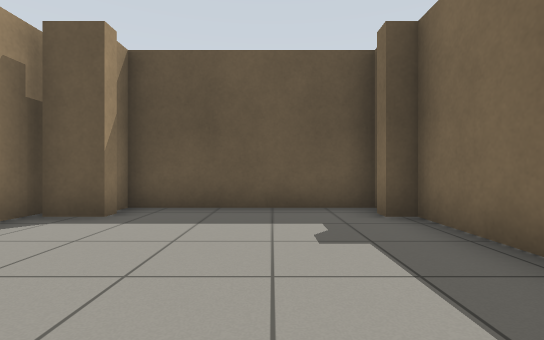
view 1 (above)

16 first-person views from a walk through a world built for the Gazebo simulator. The camera is 0.72 m above the floor, looks level and sees 85° across. The floor is counted in squares, 1 m on a side. Each view is taken from the middle of a square. On the plan, view 1 faces up. The plan holds only what a view shows up to about 10 squares ahead; the rest is blank. The place goes on beyond the plan.

view 2
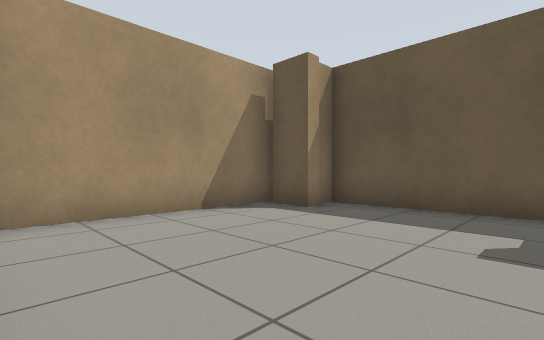

view 3
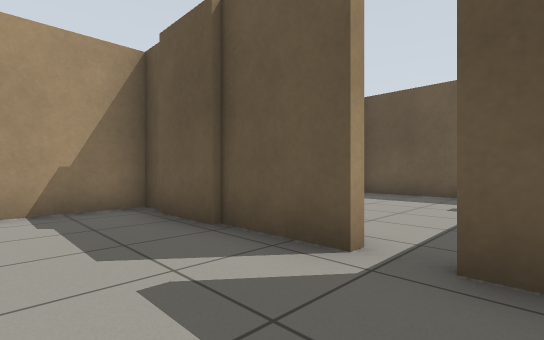

view 4
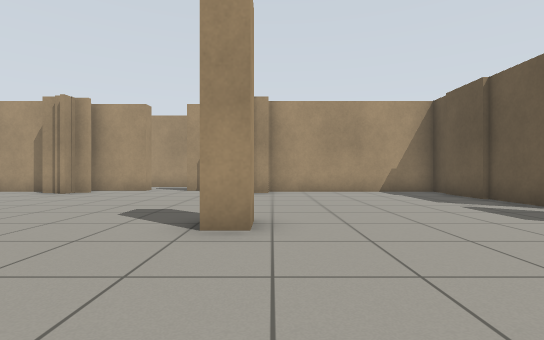

view 5
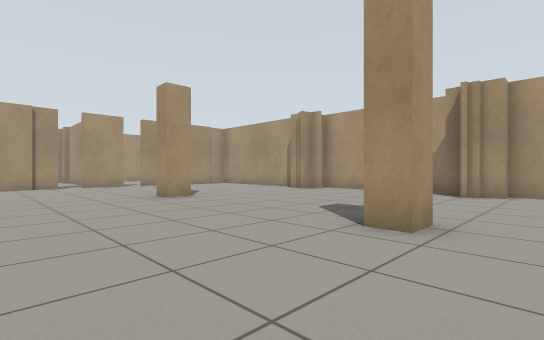

view 6
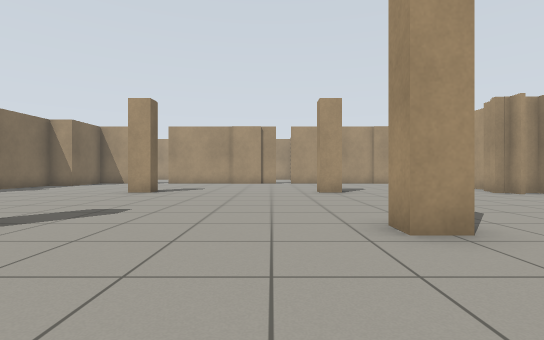

view 7
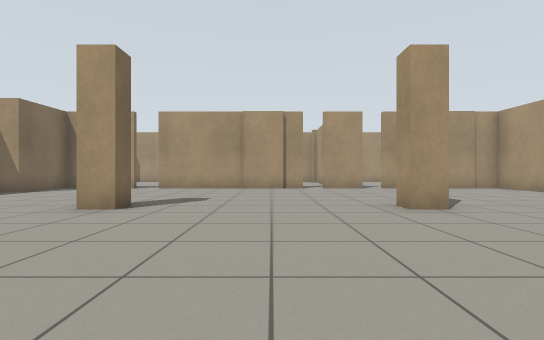

view 8
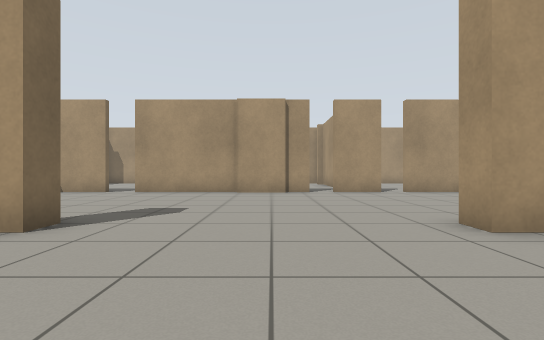

view 9
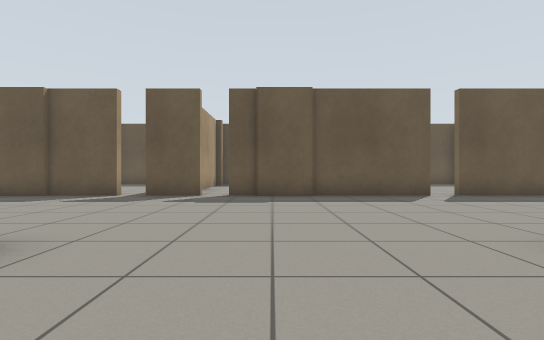

view 10
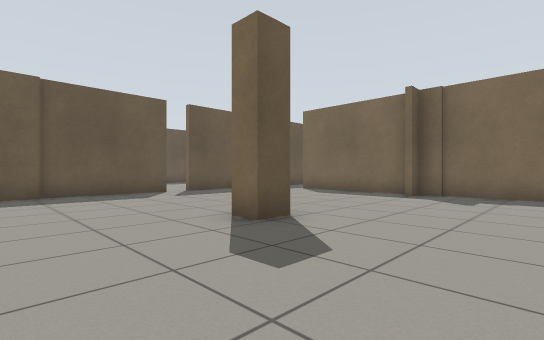

view 11
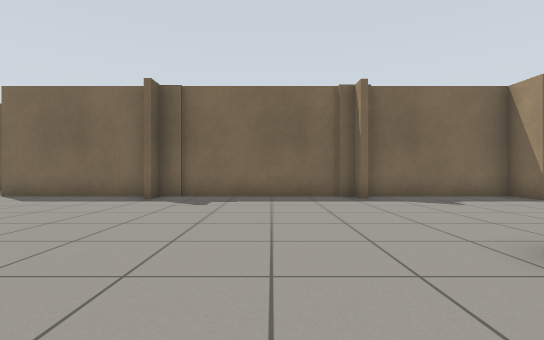

view 12
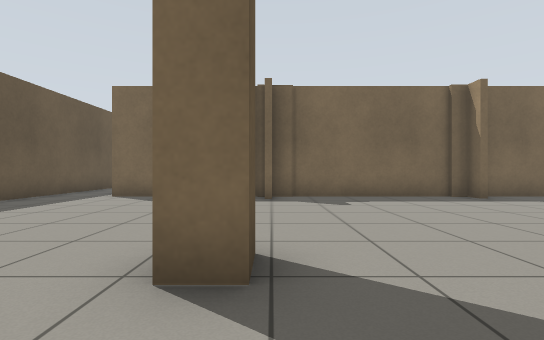

view 13
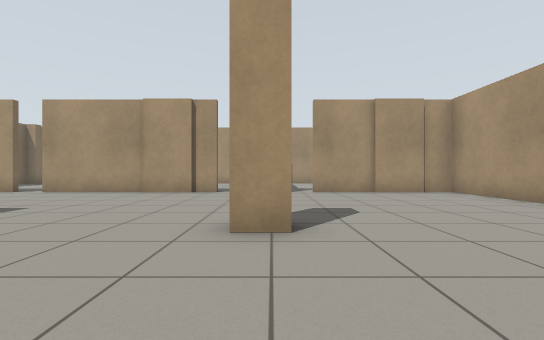

view 14
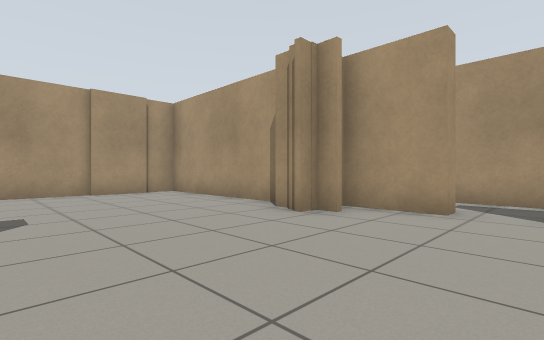

view 15
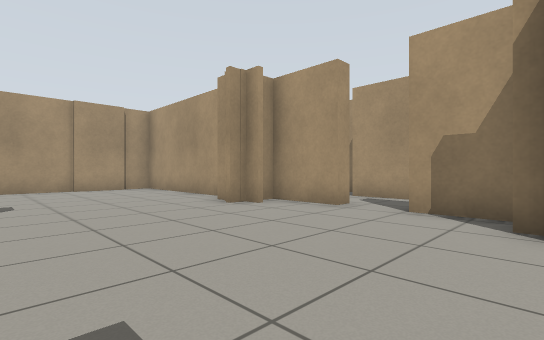

view 16
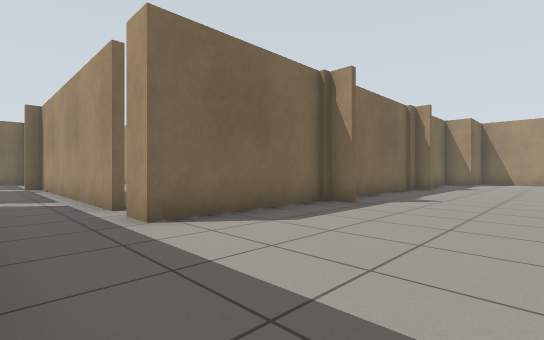

### Floor plan
Points are (right, up) in squares from view 1. A wall is a line through its corners. A room is listed if a view was taken in it or the views show most of it. See-through windows are left out.
Room 1 (views 1, 2)
walls: (2.2, 2.4) (2.2, 4.5); (-2.6, 5) (-2.6, 4.5) (-3.6, 4.5); (1.7, 4.5) (1.7, 5); (-3.8, 5) (-3.8, 0.1); (2, 5.6) (-2.7, 5.6) (-2.7, 5.1)
ways out: opening at (1, -1) to room 2
Room 2 (views 3, 4, 5, 6, 7, 8, 9, 10, 11, 12, 13, 14, 15, 16)
walls: (1.8, -12.4) (2.5, -12.4) (2.5, -13); (7.8, -13) (7.8, -12.4) (8.6, -12.4); (8.6, -6.9) (7.8, -6.9) (7.8, -6.2); (1.8, -6.3) (2.5, -6.3) (2.5, -6.9); (-3.4, -11.8) (-3.4, -12.2); (3.8, -18.6) (9.5, -18.6); (-3, -6.5) (-3, -7); (13.2, -6.8) (14.1, -6.8) (14.1, -2.7) (14.9, -2.7); (-3.4, -7) (-3.4, -7.5); (-3.4, -6) (-3.4, -6.6); (1.4, -18.6) (3, -18.6); (14.1, -12.2) (14.1, -6.9); (-3.8, -13.5) (-3.8, -18.6) (0.6, -18.6); (3, -0.7) (1.4, -0.7); (-4.3, -7.5) (-4.3, -9); (-4.8, -10.3) (-4.3, -10.3) (-4.3, -12.2) (-3, -12.2) (-3, -12.8); (10.4, -18.6) (11.9, -18.6); (0.8, -0.7) (-3.8, -0.7) (-3.8, -6.1); (9.5, -0.7) (3.8, -0.7); (13, -17) (13, -16.4) (14.1, -16.4) (14.1, -12.5); (15.6, -2.7) (22.5, -2.7); (16, -0.7) (10.2, -0.7)
ways out: opening at (1, -1) to room 1; opening at (-5, -9.5); opening at (1, -19); opening at (10, -19); opening at (10, -1); gap at (4, -19)

Where each view was taken, in squares from view 1:
view 1: 0 up, 0 right, facing up
view 2: 0 up, 1 right, facing up-left
view 3: 3 down, 2 right, facing up-left
view 4: 6 down, 6 right, facing left
view 5: 5 down, 6 right, facing down-left
view 6: 3 down, 4 right, facing down
view 7: 7 down, 5 right, facing down
view 8: 9 down, 5 right, facing down
view 9: 9 down, 5 right, facing up
view 10: 10 down, 5 right, facing up-right
view 11: 10 down, 6 right, facing right
view 12: 7 down, 6 right, facing right
view 13: 9 down, 2 right, facing down
view 14: 9 down, 1 right, facing down-left
view 15: 7 down, 1 right, facing down-left
view 16: 1 down, 10 right, facing down-right
